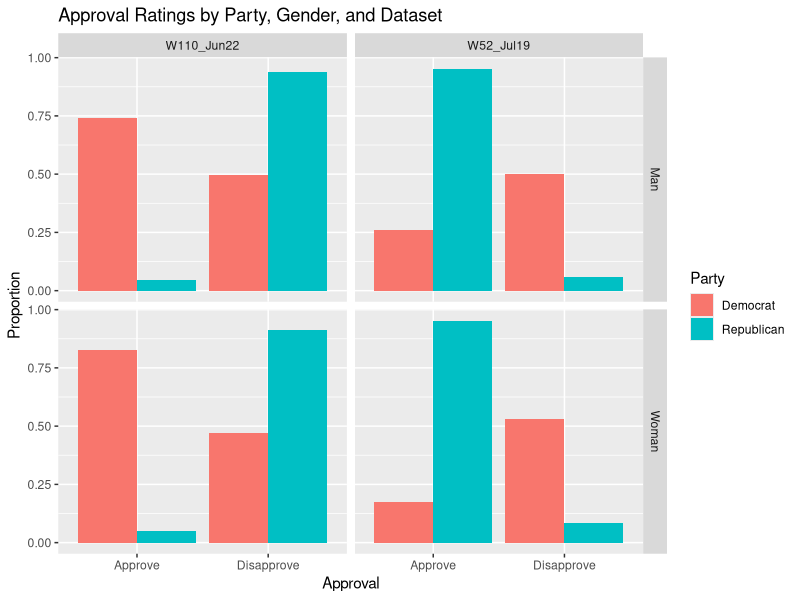

Generate this figure with R:
## ---- chunk 1
library(tidyverse)
library(haven)
dat <- read_sav("W110_Jun22/ATP W110.sav")
dat1 <- read_sav("W110_Jun22/ATP W110.sav")
altdat <- read_sav("W52_Jul19/ATP W52.sav")
altdat1 <- read_sav("W52_Jul19/ATP W52.sav")
## ---- chunk 2
dat <- dat |>
  mutate(
    Party = if_else(PARTY_W110 == 1, "Republican", "Democrat"), 
    Approval = if_else(POL1JB_W110 == 1, "Approve", "Disapprove"),
    Gender = if_else(F_GENDER == 1, "Man", "Woman"),
    Age = if_else(
      F_AGECAT == 1, "18-29",
      if_else(F_AGECAT == 2, "30-49",
        if_else(F_AGECAT == 3, "50-64",
          if_else(F_AGECAT == 4, "65+", "N/A")))))
## ---- chunk 3
altdat <- 
  altdat |>
  mutate(
    Party = if_else(F_PARTY_FINAL == 1, "Republican", "Democrat"), 
    Gender = if_else(F_SEX == 1, "Man", "Woman"),
    Approval = if_else(POL1DT_W52 == 1, "Approve", "Disapprove"), 
    Age = if_else(
      F_AGECAT == 1, "18-29",
      if_else(F_AGECAT == 2, "30-49",
        if_else(F_AGECAT == 3, "50-64",
          if_else(F_AGECAT == 4, "65+", "N/A")))))
## ---- chunk 4
# Combine the two datasets
combined_data <- bind_rows(
  mutate(dat, dataset = "W110_Jun22"),
  mutate(altdat, dataset = "W52_Jul19")
)

# Create a summary similar to your previous code
summary_data <- combined_data |>
  group_by(Approval, Party, Gender, dataset) |>
  summarize(count = n()) |>
  mutate(altmean = count / sum(count))

print(summary_data)


## ---- chunk 5
# Bar plot
ggplot(summary_data, aes(x = Approval, y = altmean, fill = Party)) +
  geom_bar(stat = "identity", position = "dodge") +
  facet_grid(rows = vars(Gender), cols = vars(dataset)) +
  labs(title = "Approval Ratings by Party, Gender, and Dataset",
       x = "Approval",
       y = "Proportion")
